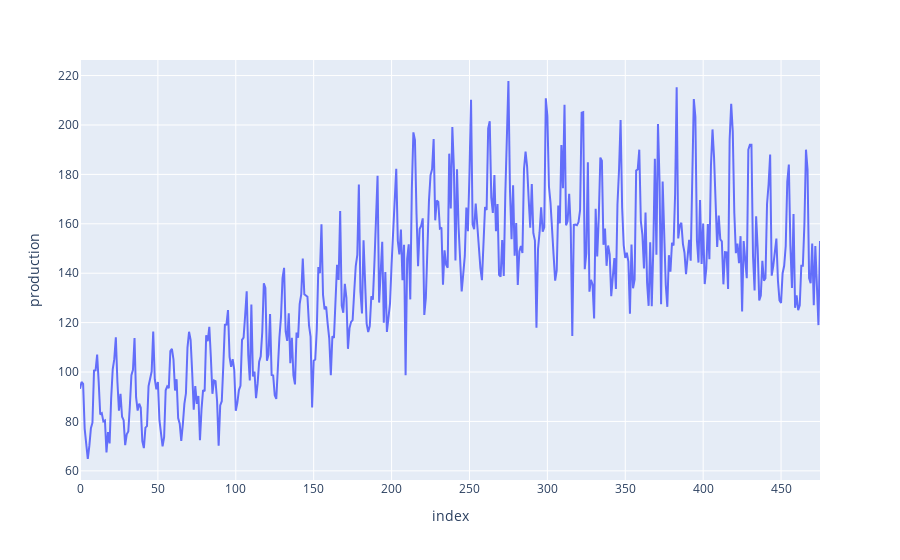

Notebook cell for this chart:
### Code cell
plx.line(db, y='production')

### Figure 1 — Plotly figure (JSON) as saved in the notebook; plotly's stock layout.template omitted (floating-point values rounded to 4 significant figures; data arrays with more than 128 entries replaced by an {"elided": "..."} marker saying what was removed)
{"data": [{"hovertemplate": "index=%{x}<br>production=%{y}<extra></extra>", "legendgroup": "", "line": {"color": "#636efa", "dash": "solid"}, "mode": "lines", "name": "", "orientation": "v", "showlegend": false, "type": "scatter", "x": {"elided": "476 int values"}, "xaxis": "x", "y": {"elided": "476 float values"}, "yaxis": "y"}], "layout": {"legend": {"tracegroupgap": 0}, "margin": {"t": 60}, "xaxis": {"anchor": "y", "domain": [0, 1], "title": {"text": "index"}}, "yaxis": {"anchor": "x", "domain": [0, 1], "title": {"text": "production"}}}}
